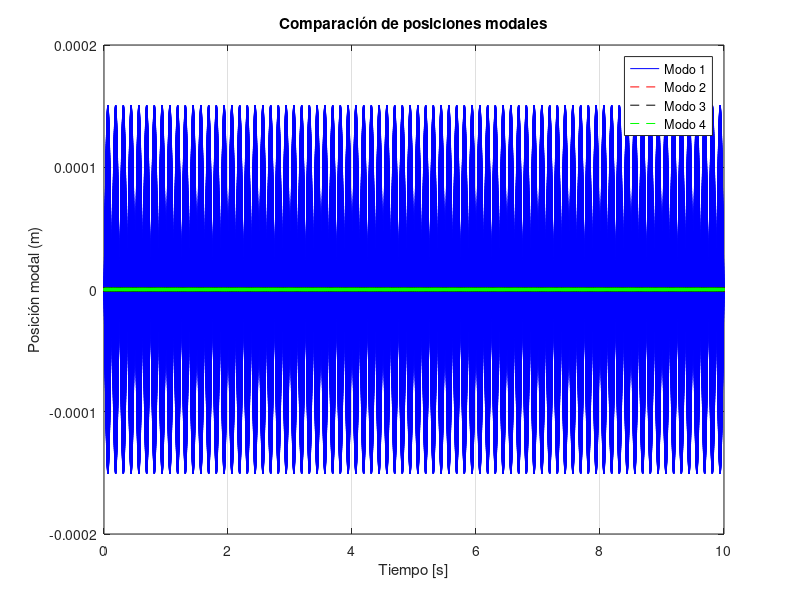
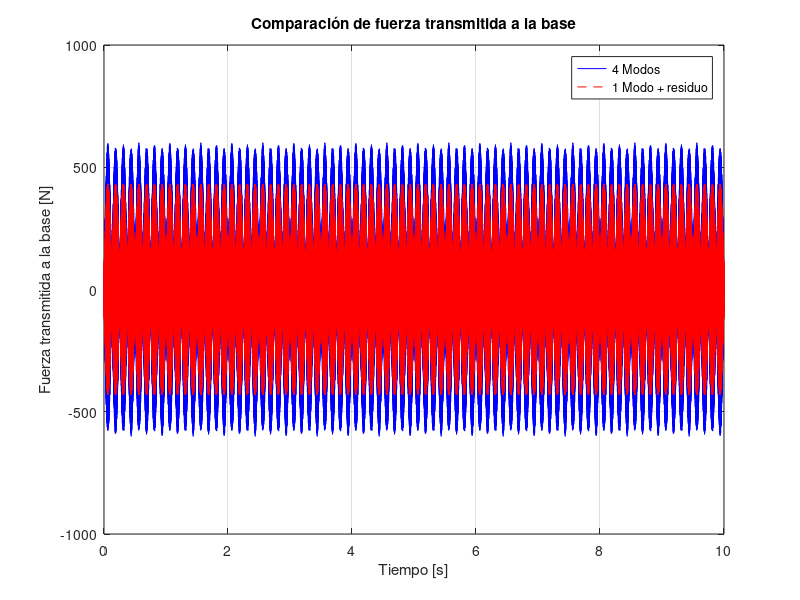

Write MATLAB code to recreate these figures, in order.
clear
clc
close all 

mc = 0.41;
fs = 100000;        % Hz
t = 0:1/fs:10;     % tiempo
f_exc = 1200;        % Hz
y = 10^(-6) * sin(2*pi*f_exc*t);   % desplazamiento base
ypp = -(2*pi*f_exc)^2*y;

meff1 = 0.152219*mc;
meff2 = 0.116567*mc;
meff3 = 0.358055*mc;
meff4 = 0.127348*mc;

w1 = 1208*2*pi;
w2 = 2696*2*pi;
w3 = 3139*2*pi;
w4 = 5273*2*pi;

kef1 = meff1*w1^2;
kef2 = meff2*w2^2;
kef3 = meff3*w3^2;
kef4 = meff4*w4^2;

M_ef = [meff1 0 0 0; 
        0 meff2 0 0;
        0 0 meff3 0;
        0 0 0 meff4]
K_ef = [kef1 0 0 0 ;
        0 kef2 0 0;
        0 0 kef3 0;
        0 0 0 kef4]

%[autovec1, autoval1] = eig(K_ef,M_ef);

sys1 = tf([kef1], [meff1, 0, kef1]);
sys2 = tf([kef2], [meff2, 0, kef2]);
sys3 = tf([kef3], [meff3, 0, kef3]);
sys4 = tf([kef4], [meff4, 0, kef4]);

x_modal1 = lsim(sys1, y, t);
x_modal2 = lsim(sys2, y, t);
x_modal3 = lsim(sys3, y, t);
x_modal4 = lsim(sys4, y, t);

F_base_modal4 = kef1*(x_modal1 - y')+kef2*(x_modal2-y')+ kef3*(x_modal3 -y') + kef4*(x_modal4 - y');
F_base_modal3 = kef1*(x_modal1 - y')+kef2*(x_modal2-y')+ kef3*(x_modal3 -y');
F_base_modal2 = kef1*(x_modal1 - y')+kef2*(x_modal2-y');
F_base_modal1 = kef1*(x_modal1 - y');
F_base_modal_res = kef1*x_modal1-(mc-meff1)*ypp'-(kef1+kef2+kef3+kef4)*y';

figure(2);
plot(t, F_base_modal4, 'b', 'DisplayName','4 Modos'); hold on;
%plot(t, F_base_modal3, 'r--', 'DisplayName','3 Modos');
%plot(t, F_base_modal2, 'black--', 'DisplayName','2 Modos');
%plot(t, F_base_modal1, 'green--', 'DisplayName','1 Modo');
plot(t, F_base_modal_res, 'red--', 'DisplayName','1 Modo + residuo');
xlabel('Tiempo [s]');
ylabel('Fuerza transmitida a la base [N]');
legend;
title('Comparación de fuerza transmitida a la base');
grid on;

figure(1);
plot(t, x_modal1, 'b', 'DisplayName','Modo 1'); hold on;
plot(t, x_modal2, 'r--', 'DisplayName','Modo 2');
plot(t, x_modal3, 'black--', 'DisplayName','Modo 3');
plot(t, x_modal4, 'green--', 'DisplayName','Modo 4');
xlabel('Tiempo [s]');
ylabel('Posición modal (m)');
legend;
title('Comparación de posiciones modales');
grid on;
